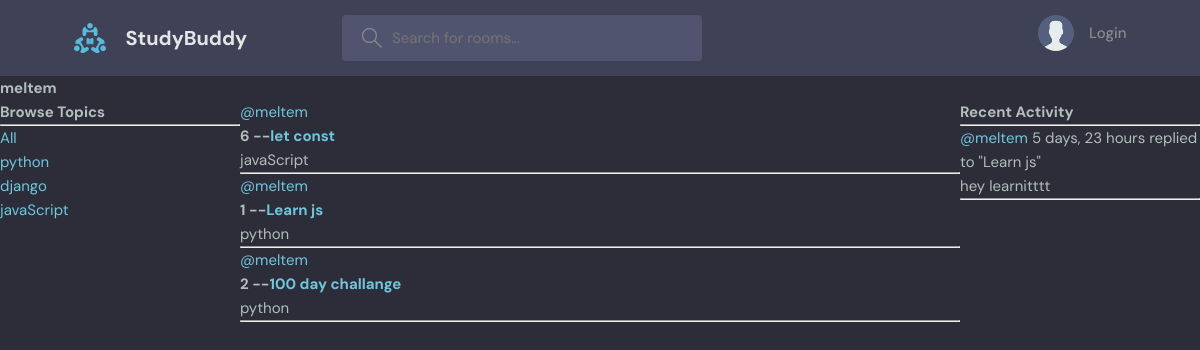
Page /profile/1/ on the committed database.
### base/models.py (models this page shows, shortened)
class Topic(models.Model):
    name= models.CharField(max_length=200)

class Room(models.Model):
    host = models.ForeignKey(User,on_delete=models.SET_NULL,null=True)
    topic = models.ForeignKey(Topic,on_delete=models.SET_NULL,null=True)
    name =models.CharField(max_length=200)
    description = models.TextField(null=True,blank=True)
    participants = models.ManyToManyField(User,related_name="participants"
    ,blank=True)
    updated = models.DateTimeField(auto_now=True)
    created = models.DateTimeField(auto_now_add=True)
    class Meta:
        ordering=["-updated", "-created"]
    def __str__(self):
        return self.name

class Message(models.Model):
    user = models.ForeignKey(User,on_delete=models.CASCADE)
    room = models.ForeignKey(Room,on_delete=models.CASCADE)
    body = models.TextField()
    updated = models.DateTimeField(auto_now=True)
    created = models.DateTimeField(auto_now_add=True)
    class Meta:
        ordering=["-updated", "-created"]
    def __str__(self):
         return self.body[0:50]

### base/views.py (the view)
# urls.py: path('profile/<str:pk>/',views.userProfile,name="user-profile"),
def userProfile(request,pk):
    user= User.objects.get(id=pk)
    rooms = user.room_set.all()
    room_messages= user.message_set.all()
    topics= Topic.objects.all()
    context={"user":user,"rooms":rooms,
             "room_messages":room_messages,
              "topics":topics
              }
    return render(request,'profile.html',context)

### base/templates/profile.html (shortened to what this page needs)
{% extends 'main.html' %}
{% block content %}
<h1>{{user.username}}</h1>
<div class="profile-container">
    <div>
        {% include 'topics_component.html' %}
    </div>
    <div>
        {% include 'feed_component.html' %}
    </div>
    <div>
        {% include 'activity_component.html' %}
    </div>
</div>
{% endblock content %}

### base/templates/topics_component.html
<h3>Browse Topics</h3>
<hr>
<div>
    <a href="{% url 'home' %}">All</a>
</div>
{% for topic in topics %}
<div>
    <a href="{% url 'home' %}?q={{topic.name}}">{{topic.name}}</a>
</div>
{% endfor %}

### base/templates/feed_component.html (shortened to what this page needs)
        {% for room in rooms %}
        <div>
             <a href="{% url 'user-profile' room.host.id %}">@{{room.host.username}}</a>
            <h5>{{room.id}} --<a href="{% url 'room' room.id %}"> {{room.name}}</a></h5>
            <small>{{room.topic.name}}</small>
            <hr>
        </div>
        {% endfor %}

### base/templates/activity_component.html (shortened to what this page needs)
<h3>Recent Activity</h3>
<hr>
{% for message in room_messages %}
 <div>
  <small><a href="{% url 'user-profile' message.user.id %}">@{{message.user}}</a> {{message.created|timesince}}</small>
  <small>replied to "{{message.room}}"</small>
   <p>{{message}}</p>
 <hr>
</div>
{% endfor %}

### static/styles/style.css (style rules this page uses)
:root { --color-main: #71c6dd; --color-main-light: #e1f6fb; --color-dark: #3f4156; --color-dark-medium: #51546e; --color-dark-light: #696d97; --color-light: #e5e5e5; --color-gray: #8b8b8b; --color-light-gray: #b2bdbd; --color-bg: #2d2d39; --color-success: #5dd693; --color-error: #fc4b0b; }
* { font-family: "DM Sans", -apple-system, BlinkMacSystemFont, "Segoe UI", Roboto, Oxygen, Ubuntu, Cantarell, "Open Sans", "Helvetica Neue", sans-serif; margin: 0; padding: 0; box-sizing: border-box; text-rendering: optimizeLegibility; font-size: inherit; }
html { font-size: 56.25%; }
@media only screen and (min-width: 1200px) { html { font-size: 62.5%; } }
body { line-height: 1.6; font-weight: 400; font-size: 1.5rem; color: var(--color-light-gray); background-color: var(--color-bg); min-height: 100vh; }
a { display: inline-block; color: var(--color-main); text-decoration: none; }

### base/templates/profile.html (style rules this page uses)
.profile-container { display: grid; grid-template-columns: 1fr 3fr 1fr; }

### rows in the picture
Topic: name "python"
Topic: name "django"
Topic: name "javaScript"
Room: host.username "meltem", id "6", name "let const", topic.name "javaScript"
Room: host.username "meltem", id "1", name "Learn js", topic.name "python"
Room: host.username "meltem", id "2", name "100 day challange", topic.name "python"
Message: user "meltem", created "5 days, 23 hours", room "Learn js", body "hey learnitttt"

### other values in the picture
{{ user.username }} "meltem"
